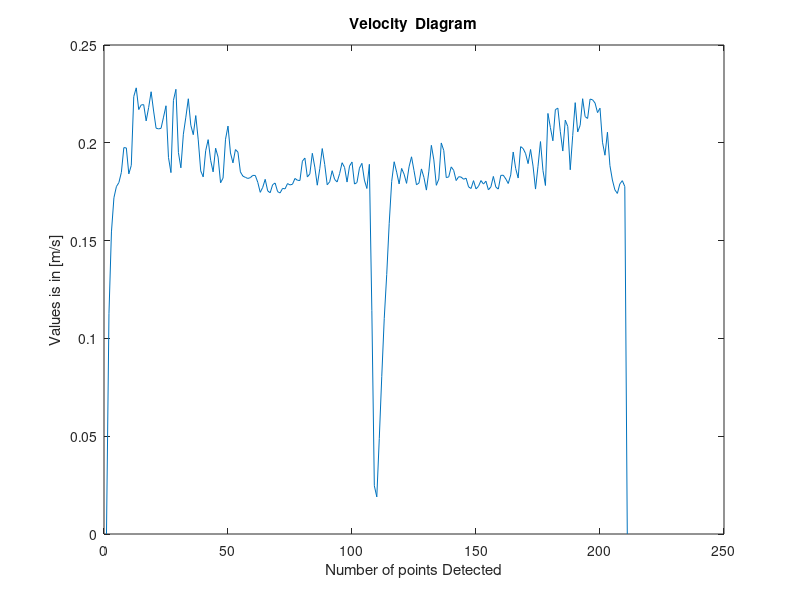
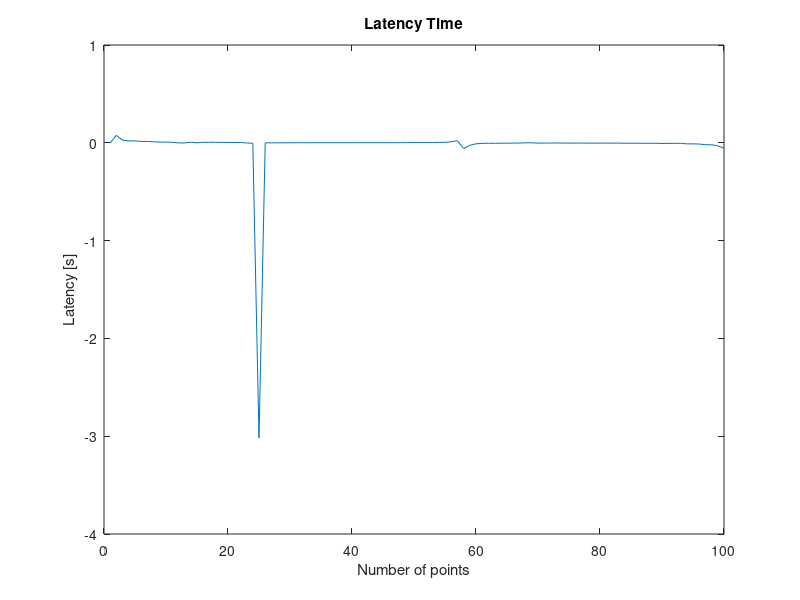
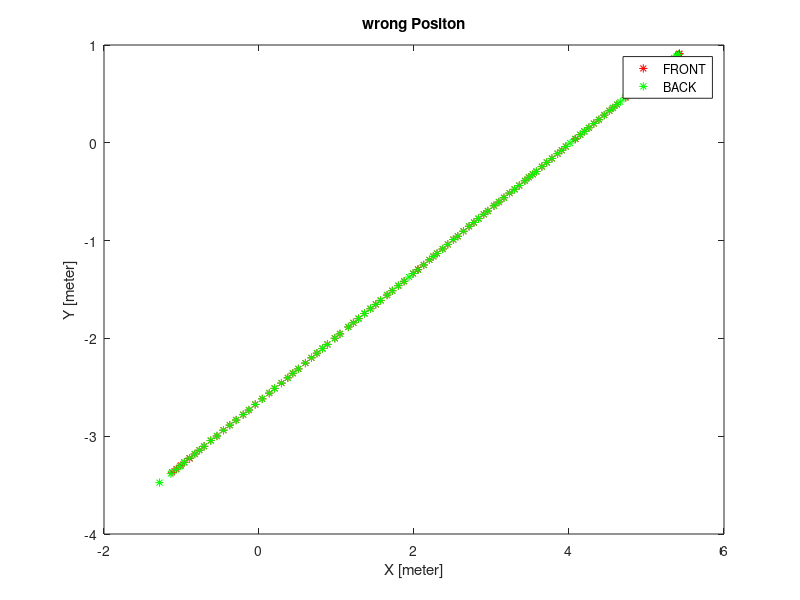
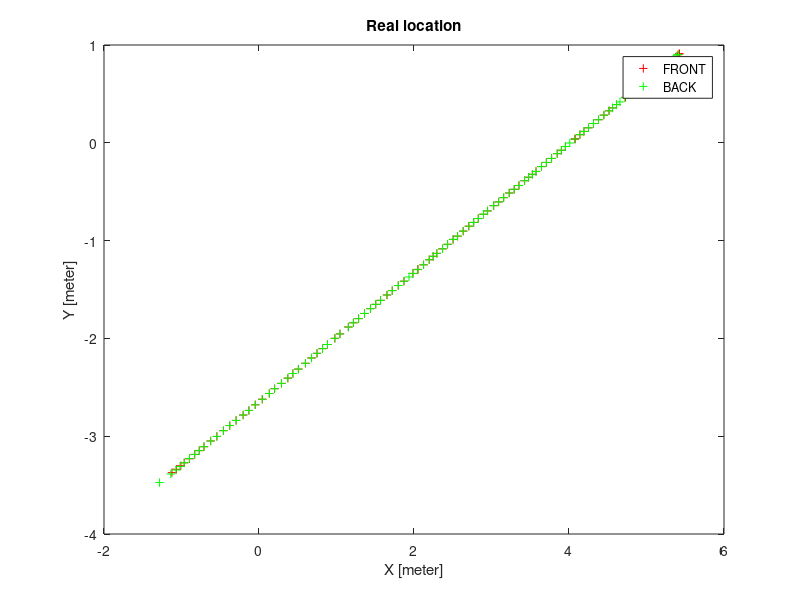

Write MATLAB code to recreate these figures, in order.
clc
clear all

load TRACKING.txt
main =TRACKING(1:end,:);
main(:,1) = main(:,1) ;
[g,x] =  size(main);
S =  main(:,4);
horizontal_angle = main(:,2)*pi/200 ;
verticle_angle = main(:,3)*pi/200 ;
t = main(:,5);
index_v=200;  
total_number=100;
num_points_obtain=150;

wrong_X = S.*cos(horizontal_angle).*sin(verticle_angle);
wrong_Y = S.*sin(horizontal_angle).*sin(verticle_angle);
wrong_Z = S.*cos(verticle_angle);
wrong_position = [wrong_X,wrong_Y,wrong_Z];
%scatter(wrong_X,wrong_Y);

E = zeros(g,1);
for i = 2:g
   E(i) = sqrt((wrong_X(i)-wrong_X(i-1))^2+(wrong_Y(i)-wrong_Y(i-1))^2+(wrong_Z(i)-wrong_Z(i-1))^2); 
end

time_parameter = zeros(g,1);
verticle_angle_parameter = zeros(g,1);
V = zeros(g,1);

for i = 2:g-1
    

    time_parameter(i) = atan((wrong_Y(i+1)-wrong_Y(i-1))/(wrong_X(i+1)-wrong_X(i-1)));
    verticle_angle_parameter(i) = acos((wrong_Z(i+1)-wrong_Z(i-1))/(E(i+1)+E(i)));
    V(i) = (E(i+1)+E(i))/(t(i+1)-t(i-1));
end

cos_a = cos(verticle_angle_parameter).*cos(verticle_angle_parameter) + sin(verticle_angle_parameter).*sin(verticle_angle_parameter).*cos(time_parameter-horizontal_angle);

figure(1);
plot(1:size(V,1),V);
title('Velocity  Diagram');
xlabel('Number of points Detected');
ylabel('Values is in [m/s]');

% Finding the with the help of equation the latency time
line = sortrows(main,2);
group8 = [];

i = 1;
while i<size(line,1)
    if abs(line(i,1)-line(i+1,1))~=1        % && abs(line(i,1)-line(i+1,1))<0.9
        group8 = [group8;line(i,:);line(i+1,:)];
        i = i+1;
    end
    i = i+1;
end

num_point = size(group8,1)/2;
f = zeros(num_point,5);
r = zeros(num_point,5);
 
for i = 1:num_point
    m = group8(2*i-1,1);
    n = group8(2*(i),1);
    if m<n
        f(i,:) = group8(2*(i-1),:);
        r(i,:) = group8(2*i,:);
    else
        r(i,:) = group8(2*i-1,:);
        f(i,:) = group8(2*i,:);
    end  
end

f = f(1:101,:);
r = r(1:101,:);

num_point = size(f,1);

index_f = f(:,1);
index_r = r(:,1);

t_latency = ( wrong_Y(index_r) - wrong_Y(index_f) ) ./ ( 2 .* V(index_f) .* cos_a(index_f) .* sin(horizontal_angle(index_f)) .* sin(verticle_angle(index_f)).*index_v);

for i = 1:1:76
    if abs(t_latency(i)>0.9) 
   
         t_latency(i,:) =[];
        f(i,:) = [];
        r(i,:) = [];
        index_f(i,:) = [];
        index_r(i,:) = [];
  
    end
end

mean_velocity= mean(V);
mean_t_latency=mean(t_latency);

figure(2);
plot(1:size(t_latency,1),t_latency);
title('Latency Time');
xlabel('Number of points');
ylabel('Latency [s]');

delta_s_f = V(index_f)*mean(t_latency);
delta_s_r = V(index_r)*mean(t_latency);

true_Y_f = wrong_Y(index_f)+delta_s_f.*(cos_a(index_f)-0.5*delta_s_f./S(index_f).*(1-cos_a(index_f).^2)).*sin(horizontal_angle(index_f)).*sin(verticle_angle(index_f));
true_X_f = wrong_X(index_f)+delta_s_f.*(cos_a(index_f)-0.5*delta_s_f./S(index_f).*(1-cos_a(index_f).^2)).*cos(horizontal_angle(index_f)).*sin(verticle_angle(index_f));
true_Z_f = wrong_Z(index_f)+delta_s_f.*(cos_a(index_f)-0.5*delta_s_f./S(index_f).*(1-cos_a(index_f).^2)).*cos(verticle_angle(index_f));

true_Y_r = wrong_Y(index_r)+delta_s_r.*(cos_a(index_r)-0.5*delta_s_r./S(index_r).*(1-cos_a(index_r).^2)).*sin(horizontal_angle(index_r)).*sin(verticle_angle(index_r));
true_X_r = wrong_X(index_r)+delta_s_r.*(cos_a(index_r)-0.5*delta_s_r./S(index_r).*(1-cos_a(index_r).^2)).*cos(horizontal_angle(index_r)).*sin(verticle_angle(index_r));
true_Z_r = wrong_Z(index_r)+delta_s_r.*(cos_a(index_r)-0.5*delta_s_r./S(index_r).*(1-cos_a(index_r).^2)).*cos(verticle_angle(index_r));

figure(3);
plot(wrong_X(index_f),wrong_Y(index_f),'r*');
hold on
plot(wrong_X(index_r),wrong_Y(index_r),'g*');
title('wrong Positon');
xlabel('X [meter]');
ylabel('Y [meter]');
legend('FRONT','BACK');

figure(4);
plot(true_X_f,true_Y_f,'r+');

hold on
plot(true_X_r,true_Y_r,'g+');
title('Real location');
xlabel('X [meter]');
ylabel('Y [meter]');
legend('FRONT','BACK');




